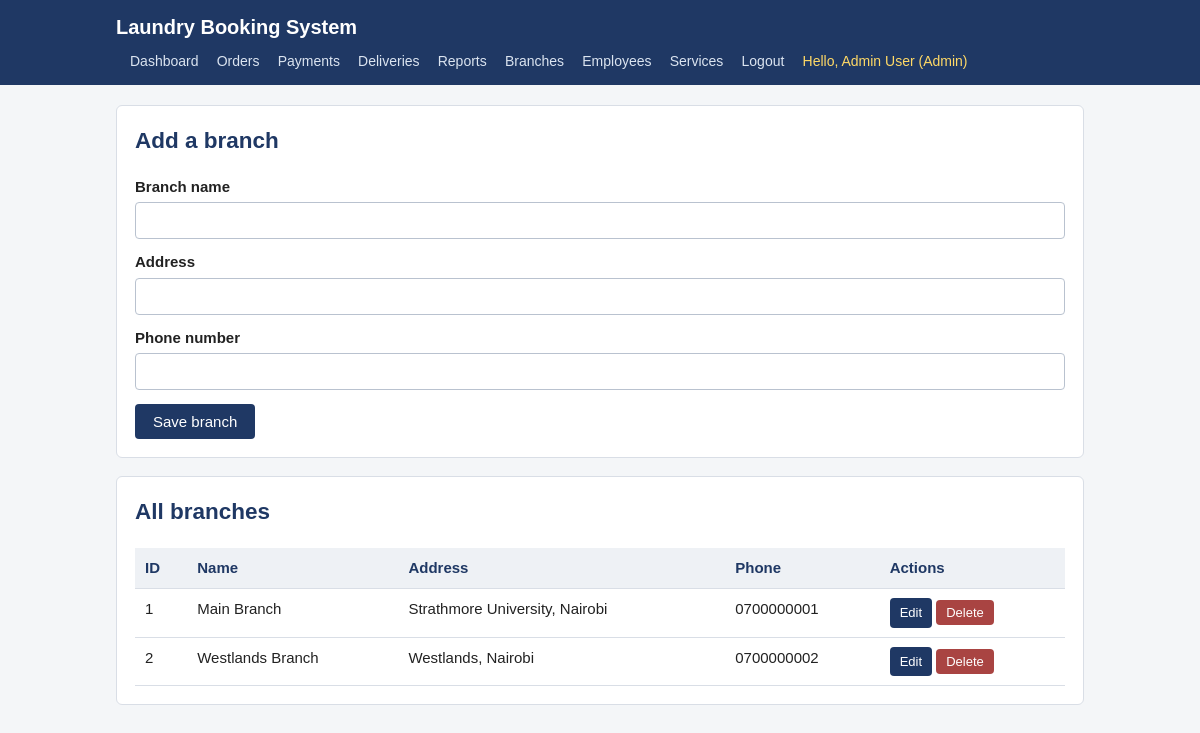
The app's page /admin/branches.php (signed in) with its own data.
### tables this page shows
CREATE TABLE Branch (
    Branch_id INT AUTO_INCREMENT PRIMARY KEY,
    Branch_name VARCHAR(100) NOT NULL,
    Branch_address VARCHAR(50) NOT NULL,
    Branch_phone VARCHAR(20) NOT NULL
);

### config.php (called while the page is built, shortened)
<?php
function e($value) {
    return htmlspecialchars((string) $value, ENT_QUOTES, 'UTF-8');
}
function current_user() {
    return [
        'id'    => $_SESSION['user_id'],
        'type'  => $_SESSION['user_type'],
        'role'  => $_SESSION['user_role'],
        'name'  => $_SESSION['user_name'],
        'email' => $_SESSION['user_email'] ?? null,
    ];
}

### admin/branches.php (the view, shortened to what this page needs)
<?php
require_once __DIR__ . '/../config.php';
$user = current_user();
$edit = null;
$branches = $pdo->query('SELECT * FROM Branch ORDER BY Branch_name')->fetchAll();
?>
<!DOCTYPE html>
<html lang="en">
<head>
<link rel="stylesheet" href="../css/style.css">
</head>
<body>
<header>
  <div class="wrap">
    <h1><a href="index.php">Laundry Booking System</a></h1>
    <nav>
      <a href="index.php">Dashboard</a>
      <a href="orders.php">Orders</a>
      <a href="payments.php">Payments</a>
      <a href="deliveries.php">Deliveries</a>
      <a href="reports.php">Reports</a>
      <a href="branches.php">Branches</a>
      <a href="employees.php">Employees</a>
      <a href="services.php">Services</a>
      <a href="../logout.php">Logout</a>
      <span class="who">Hello, <?php echo e($user['name']); ?> (<?php echo e($user['role']); ?>)</span>
    </nav>
  </div>
</header>
<main><div class="wrap">
<div class="card">
  <h2><?php echo $edit ? 'Edit branch' : 'Add a branch'; ?></h2>
  <form method="post" action="branches.php">
    <label for="branch_name">Branch name</label>
    <input type="text" id="branch_name" name="branch_name"
           value="<?php echo e($edit['Branch_name'] ?? ''); ?>" required>
    <label for="branch_address">Address</label>
    <input type="text" id="branch_address" name="branch_address"
           value="<?php echo e($edit['Branch_address'] ?? ''); ?>" required>
    <label for="branch_phone">Phone number</label>
    <input type="text" id="branch_phone" name="branch_phone"
           value="<?php echo e($edit['Branch_phone'] ?? ''); ?>" required>
    <button class="btn" type="submit" name="save">Save branch</button>
  </form>
</div>
<div class="card">
  <h2>All branches</h2>
  <?php if ($branches): ?>
    <div class="table-wrap"><table>
      <tr><th>ID</th><th>Name</th><th>Address</th><th>Phone</th><th>Actions</th></tr>
      <?php foreach ($branches as $b): ?>
        <tr>
          <td><?php echo (int) $b['Branch_id']; ?></td>
          <td><?php echo e($b['Branch_name']); ?></td>
          <td><?php echo e($b['Branch_address']); ?></td>
          <td><?php echo e($b['Branch_phone']); ?></td>
          <td>
            <a class="btn btn-small" href="branches.php?edit=<?php echo (int) $b['Branch_id']; ?>">Edit</a>
            <form method="post" action="branches.php" style="display:inline;"
                  onsubmit="return confirm('Delete this branch?');">
              <button class="btn btn-danger btn-small" type="submit">Delete</button>
            </form>
          </td>
        </tr>
      <?php endforeach; ?>
    </table></div>
  <?php else: ?>
    <p>No branches yet.</p>
  <?php endif; ?>
</div>
</div></main>
</body>
</html>

### css/style.css (style rules this page uses)
* { box-sizing: border-box; }
body { margin: 0; font-family: Arial, Helvetica, sans-serif; font-size: 15px; line-height: 1.5; color: #222; background: #f4f6f8; }
a { color: #1f3864; }
header { background: #1f3864; color: #fff; padding: 12px 0; }
header .wrap { max-width: 1000px; margin: 0 auto; padding: 0 16px; display: flex; align-items: center; justify-content: space-between; flex-wrap: wrap; gap: 8px; }
header h1 { margin: 0; font-size: 20px; }
header h1 a { color: #fff; text-decoration: none; }
nav a { color: #dbe4f0; text-decoration: none; margin-left: 14px; font-size: 14px; }
nav .who { color: #ffd966; margin-left: 14px; font-size: 14px; }
.wrap { max-width: 1000px; margin: 0 auto; padding: 0 16px; }
main { padding: 20px 0 40px; }
h2 { color: #1f3864; margin-top: 0; }
.card { background: #fff; border: 1px solid #d9dee6; border-radius: 6px; padding: 18px; margin-bottom: 18px; }
label { display: block; margin: 12px 0 4px; font-weight: bold; }
input[type="text"], input[type="email"], input[type="password"], input[type="number"], input[type="date"], input[type="datetime-local"], select, textarea { width: 100%; padding: 9px 10px; border: 1px solid #b9c2cf; border-radius: 4px; font-size: 15px; background: #fff; }
.btn { display: inline-block; padding: 9px 18px; border: none; border-radius: 4px; background: #1f3864; color: #fff; font-size: 15px; cursor: pointer; text-decoration: none; margin-top: 14px; }
.btn-danger { background: #a94442; }
.btn-small { padding: 5px 10px; font-size: 13px; margin-top: 0; }
table { width: 100%; border-collapse: collapse; background: #fff; }
th, td { padding: 9px 10px; border-bottom: 1px solid #d9dee6; text-align: left; vertical-align: top; }
th { background: #eef1f5; color: #1f3864; }
.table-wrap { overflow-x: auto; }

### records on screen
branch: Branch_id "1", Branch_name "Main Branch", Branch_address "Strathmore University, Nairobi", Branch_phone "0700000001"
branch: Branch_id "2", Branch_name "Westlands Branch", Branch_address "Westlands, Nairobi", Branch_phone "0700000002"

### other values on screen
$user['name'] "Admin User"
$user['role'] "Admin"
